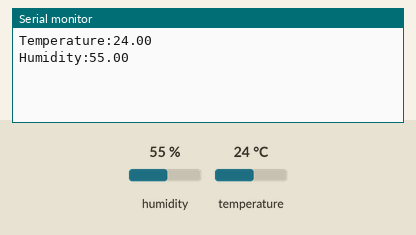
Recording of a sketch running on a simulated Arduino Uno, built with avr-gcc and run on an emulated ATmega328P. On the bench: the last lines printed to the serial monitor. The test bench sets the inputs (shaded band); at power-on: humidity 55 %, temperature 24 °C.

Above: at 1.3 s.
1.4 s: humidity set to 22 %
At 10.9 s:
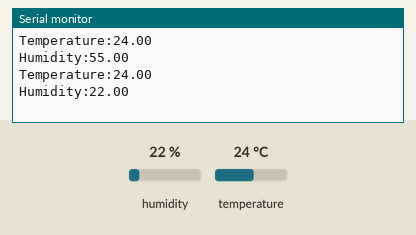
11.4 s: temperature set to 12 °C
At 21.1 s:
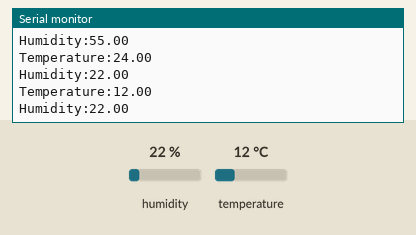
21.4 s: humidity set to 40 %
At 31.4 s:
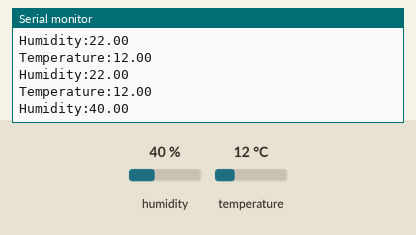
Timing chart, 0 to 32.9 s (numbered marks = the images above; inputs shaded):
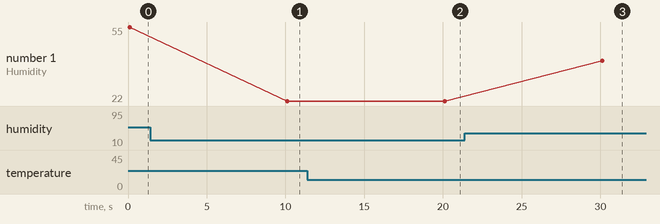

The sketch:

dht22.ino
```cpp
#include "DHT.h"

// Uncomment one of the lines below for whatever DHT sensor type you're using!
#define DHTTYPE DHT22   // DHT 22  (AM2302), AM2321


// DHT Sensor
uint8_t DHTPin = 4;

// Initialize DHT sensor.
DHT dht(DHTPin, DHTTYPE);

float Temperature;
float Humidity;

void setup() {
  Serial.begin(115200);
  delay(100);

  pinMode(DHTPin, INPUT);

  dht.begin();
}
void loop() {

  Temperature = dht.readTemperature(); // Gets the values of the temperature
  Humidity = dht.readHumidity(); // Gets the values of the humidity
  Serial.print("Temperature:");
  Serial.println(Temperature);
  Serial.print("Humidity:");
  Serial.println(Humidity);
  delay(10000);
}
```

Measured:
- after the input at 1.4 s, the serial monitor: prints a new line after 8.7 s (image 1)
- after the input at 11.4 s, the serial monitor: prints a new line after 8.7 s (image 2)
- after the input at 21.4 s, the serial monitor: prints a new line after 8.7 s (image 3)
- plotted number 1: 55 → 22 after the input at 1.4 s, 22 → 40 after the input at 21.4 s
